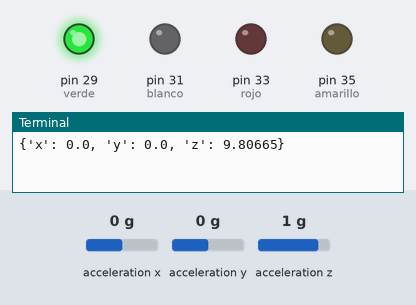
The program below on a simulated Raspberry Pi (header pin numbers). On the bench: output pins drawn as LEDs (lit = HIGH), the last lines printed to the terminal. The inputs (shaded band) are chosen by the test bench; at power-on: acceleration x 0 g, acceleration y 0 g, acceleration z 1 g.

Above: at 1.2 s.
1.3 s: acceleration x set to -0.4 g
3.2 s: acceleration x set to -0.7 g
At 4.3 s:
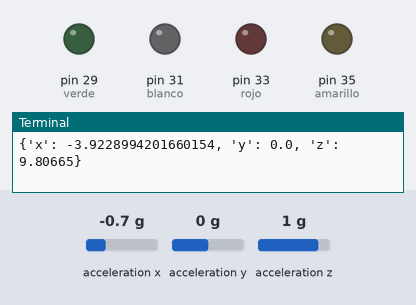
5.5 s: acceleration x set to 0.8 g
At 7.2 s:
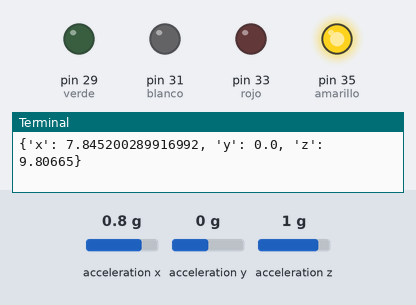
7.5 s: acceleration x set to 0.7 g
9.2 s: acceleration x set to 0.4 g
At 10.7 s:
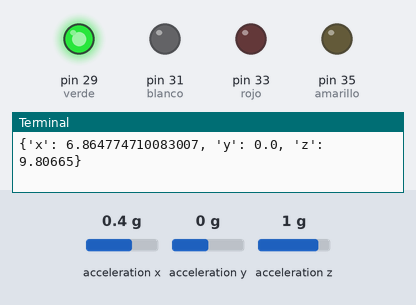
11.5 s: acceleration y set to -0.4 g
13.2 s: acceleration y set to -0.7 g
At 15.5 s:
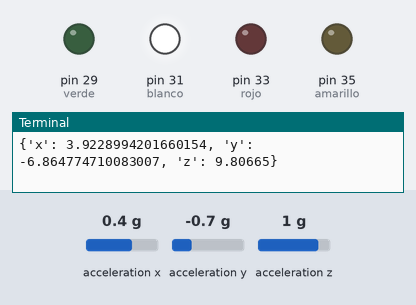
Timing chart, 0 to 16.5 s (numbered marks = the images above; inputs shaded):
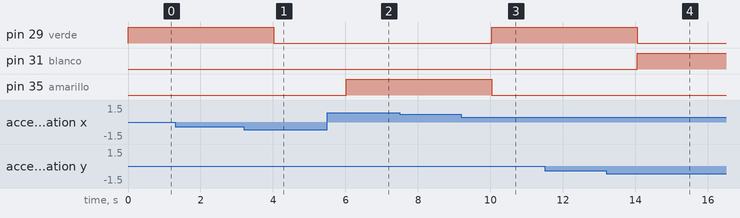

Measured:
- the behaviour switches between -0.5 and -0.6 g on acceleration x (found by bisection; images 0 and 1)
- the behaviour switches between 0.6 and 0.5 g on acceleration x (found by bisection; images 2 and 3)
- the behaviour switches between -0.5 and -0.6 g on acceleration y (found by bisection; images 3 and 4)
- after the input at 3.2 s, pin 29 (verde): HIGH → LOW after 0.82 s
- after the input at 5.5 s, pin 35 (amarillo): LOW → HIGH after 0.52 s
- after the input at 9.2 s, pin 29 (verde): LOW → HIGH after 0.84 s; pin 35 (amarillo): HIGH → LOW after 0.84 s
- after the input at 13.2 s, pin 29 (verde): HIGH → LOW after 0.85 s; pin 31 (blanco): LOW → HIGH after 0.85 s

The program:

giroled.py
```python
import RPi.GPIO as GPIO
import time

from mpu6050 import mpu6050

GPIO.setwarnings(False)
#set the gpio modes to board numbering
GPIO.setmode(GPIO.BOARD)

#setup function for some setup---custom function
def setup(LEDPIN):
    #set LEDPIN's mode to output,and initial level to LOW(0V)
    GPIO.setup(LEDPIN,GPIO.OUT,initial=GPIO.LOW)

def encender(LEDPIN):
    GPIO.output(LEDPIN,GPIO.HIGH)

def apagar(LEDPIN):
    GPIO.output(LEDPIN,GPIO.LOW)

#main function
def main(LEDPIN):
    #print info
    while True:
       encender(LEDPIN)
       print('...LED ON\n')
       time.sleep(0.5)

       apagar(LEDPIN)
       print('LED OFF...\n')
       time.sleep(0.5)
       pass
    pass

#define a destroy function for clean up everything after the script finished
def destroy(LEDPIN):
    #turn off LED
    GPIO.output(LEDPIN,GPIO.LOW)
    #release resource
    GPIO.cleanup()
#
# if run this script directly ,do:
if __name__ == '__main__':
    # set GPIO 0 as LED pin
    verde = 29
    amarillo = 35
    rojo = 33
    blanco = 31
    for a in [verde,amarillo,rojo,blanco]:
        setup(a)
    #setup(LEDPIN)
    sensor = mpu6050(0x68)
    try:
        #main(LEDPIN)
        while True:
            giro = sensor.get_accel_data()
            if giro['x']<5 and giro['x']>-5 and giro['y']<5 and giro['y']>-5 and giro['z']>0:
               encender(verde)
               apagar(amarillo)
               apagar(rojo)
               apagar(blanco)
            elif giro['x']>5 and giro['y']<5 and giro['y']>-5:
               apagar(verde)
               encender(amarillo)
               apagar(rojo)
               apagar(blanco)
            elif giro['x']<5 and giro['x']>-5 and giro['y']>5:
               apagar(verde)
               apagar(amarillo)
               encender(rojo)
               apagar(blanco)
            elif giro['x']<5 and giro['x']>-5 and giro['y']<-5:
               apagar(verde)
               apagar(amarillo)
               apagar(rojo)
               encender(blanco)
            else:
               apagar(verde)
               apagar(amarillo)
               apagar(rojo)
               apagar(blanco)
            time.sleep(1)
            print giro
    #when 'Ctrl+C' is pressed,child program destroy() will be executed.
    except KeyboardInterrupt:
        for LEDPIN in [verde,amarillo,rojo,blanco]:
            GPIO.output(LEDPIN,GPIO.LOW)
            print('LED OFF...\n')
            destroy(LEDPIN)
```
